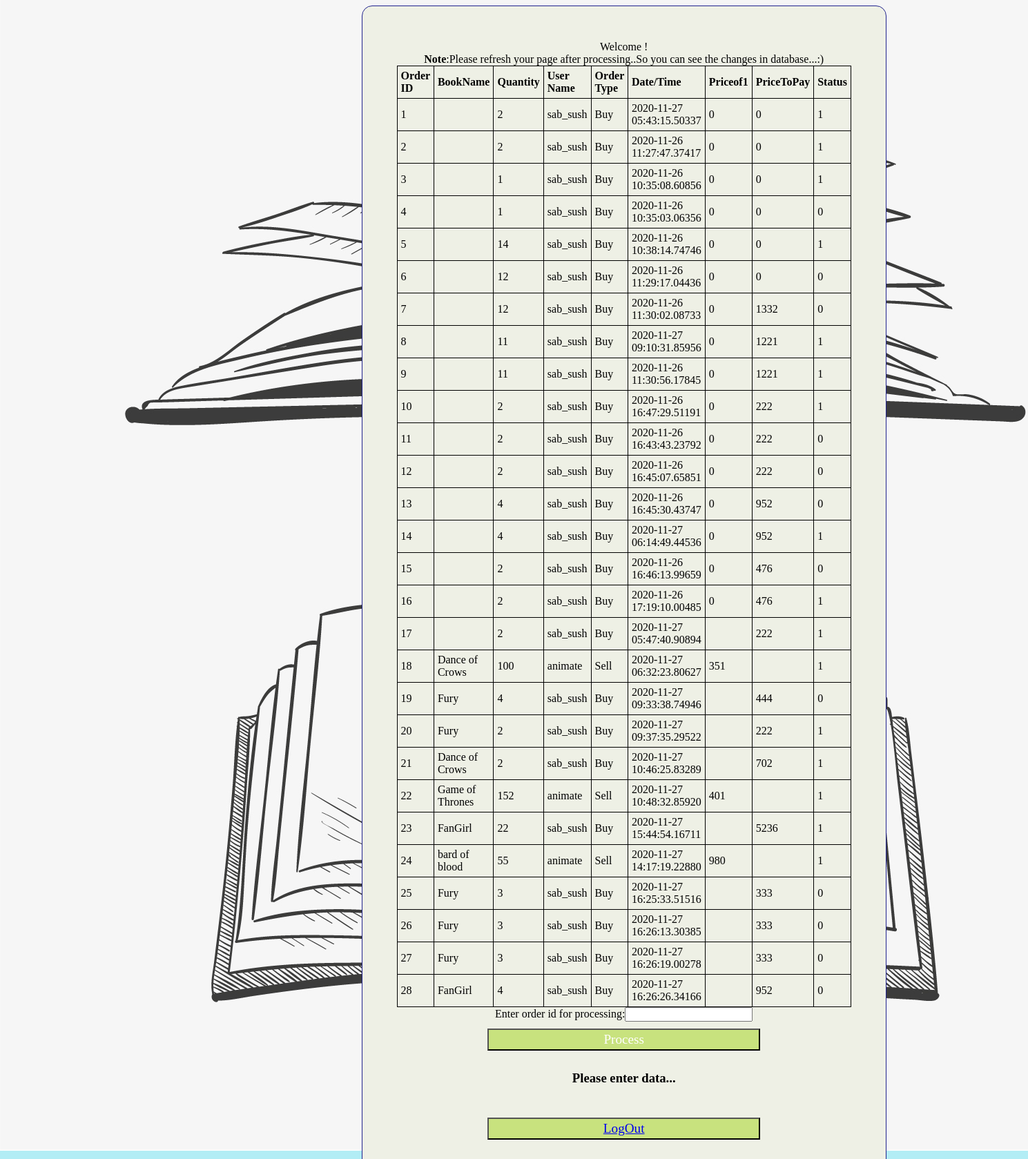
/merchant.php, run on the app's committed database.
### tables this page shows
CREATE TABLE `orders` (
  `orderID` int(11) NOT NULL,
  `book_id` int(5) DEFAULT NULL,
  `book_name` varchar(30) DEFAULT NULL,
  `quantity` int(11) NOT NULL DEFAULT 1,
  `user_name` varchar(45) NOT NULL,
  `order_type` varchar(10) NOT NULL,
  `order_date` timestamp(5) NOT NULL DEFAULT current_timestamp(5) ON UPDATE current_timestamp(5),
  `order_status` int(1) NOT NULL DEFAULT 0,
  `priceof1` float DEFAULT NULL,
  `pricetopay` float DEFAULT NULL
);

### functions.php (the view, shortened to what this page needs)
<html>
<head>
</head>
<body>
            <?php
            function display_orders($conn){
                $sql = "SELECT * FROM orders ";
                $result = $conn->query($sql);
                if (isset($result->num_rows) && $result->num_rows >0) {
                    echo "<table> <tr> <th>Order ID</th> <th>BookName</th> <th>Quantity</th> <th>User Name</th> <th>Order Type</th> <th>Date/Time</th> <th>Priceof1</th> <th>PriceToPay</th> <th>Status</th> </tr>";
                    while($row = $result->fetch_assoc()) {
                        echo "<tr><td>".$row["orderID"]."</td><td>".$row["book_name"]."</td><td>".$row["quantity"]."</td> <td>".$row["user_name"]."</td> <td>".$row["order_type"]."</td> <td>".$row["order_date"]."</td><td>".$row['priceof1']."</td><td>".$row['pricetopay']."</td><td>".$row["order_status"]."</td></tr>";
                    }
                    echo "</table>";
                }
                else {
                    echo "<table> <tr> <th>Order ID</th> <th>BookName</th> <th>Quantity</th> <th>User Name</th> <th>Order Type</th> <th>Date/Time</th> <th>Status</th> </tr>";
                }
            }
            function manage_orders($conn,$user){
                echo "Welcome ".$user." !<br>";
                echo "<b>Note</b>:Please refresh your page after processing..So you can see the changes in database...:)";
                display_orders($conn);
                ?>
                <form method=post>
                    Enter order id for processing:<input type=text name=order_process><br>
                    <input type=submit value=Process id='btn'>
                </form>
                <?php
                    if (isset($_POST['order_process']) && array_key_exists('order_process',$_POST)){
                        $order_id=$_POST['order_process'];
                        $order_id=test_input($order_id);
                        if($order_id=="" && isset($_POST['order_process'])){
                            echo "Please enter something...";
                            return;
                        }
                        $check_order_process="SELECT * FROM orders where orderID=$order_id";
                        $result_check=$conn->query($check_order_process) or die($conn->error);
                        $order_is_processed_or_not=$result_check->fetch_assoc();
                        $is_order_processed=$order_is_processed_or_not['order_status'];
                        if($is_order_processed=="1"){
                            echo "<h2>Order Already processed!!!</h2>";
                            return;
                        }else{
                            $order_process_query = "UPDATE orders SET order_status=1 where orderID=$order_id";
                            $conn->query($order_process_query);
                            $conn->commit();
                        }
                        $order_type_query = "SELECT * from orders";
                        $order_type=$conn->query($order_type_query);
                        while ($row=$order_type->fetch_assoc()){
                            if($row['orderID']==$order_id ){
                                if($row['order_type']=="Buy"){
                                    $book_name=$row['book_name'];
                                    $select_book_info="SELECT * from books where book_name='$book_name';";
                                    $book_res=$conn->query($select_book_info);
                                    $book_info=$book_res->fetch_assoc();
                                    $quantity_in_books=$book_info['book_qty'];
                                    $quantity_in_orders=$row['quantity'];
                                    $remaining_books=(int)($quantity_in_books-$quantity_in_orders );
                                    if($remaining_books == 0){
                                        delete_book($conn,$book_id);
                                    }
                                    else{
                                        $update_quant_query="UPDATE books SET book_qty=$remaining_books WHERE book_name='$book_name'";
                                        $conn->query($update_quant_query);
                                        $conn->commit();
                                    }
                                }
                                elseif($row['order_type']=="Sell"){
                                    $book_name=$row['book_name'];
                                    $quantity=$row['quantity'];
                                    $priceof1=$row['priceof1'];
                                    add_book($conn,$book_name,$quantity,$priceof1);
                                }
                            }
                        }
                        echo "Note:Order processed...Please refresh!";
                        return true;
                    }
                    else{
                        echo "<h3>Please enter data...</h3>";
                        return;
                    }
            }
        ?>
</body>
</html>

### styles.css (style rules this page uses)
body { background-color: rgb(178, 237, 245); background-image: url("bookkart4.jpg"); background-repeat:no-repeat; height:100%; background-size:auto; align-items: center; }
#btn { background-color:rgb(200, 226, 126); color: rgb(255, 254, 254); padding: 3px; margin: 10px; font-size: larger; width: 60%; font-family: Georgia, 'Times New Roman', Times, serif; }

### functions.php (style rules this page uses)
table,th,td { border: 1px solid black; border-collapse: collapse; padding: 5px; text-align: left; }

### data on the page
orders: orderID "1", quantity "2", user_name "sab_sush", order_type "Buy", order_date "2020-11-27 05:43:15.50337", priceof1 "0", pricetopay "0", order_status "1"
orders: orderID "2", quantity "2", user_name "sab_sush", order_type "Buy", order_date "2020-11-26 11:27:47.37417", priceof1 "0", pricetopay "0", order_status "1"
orders: orderID "3", quantity "1", user_name "sab_sush", order_type "Buy", order_date "2020-11-26 10:35:08.60856", priceof1 "0", pricetopay "0", order_status "1"
orders: orderID "4", quantity "1", user_name "sab_sush", order_type "Buy", order_date "2020-11-26 10:35:03.06356", priceof1 "0", pricetopay "0", order_status "0"
orders: orderID "5", quantity "14", user_name "sab_sush", order_type "Buy", order_date "2020-11-26 10:38:14.74746", priceof1 "0", pricetopay "0", order_status "1"
orders: orderID "6", quantity "12", user_name "sab_sush", order_type "Buy", order_date "2020-11-26 11:29:17.04436", priceof1 "0", pricetopay "0", order_status "0"
orders: orderID "7", quantity "12", user_name "sab_sush", order_type "Buy", order_date "2020-11-26 11:30:02.08733", priceof1 "0", pricetopay "1332", order_status "0"
orders: orderID "8", quantity "11", user_name "sab_sush", order_type "Buy", order_date "2020-11-27 09:10:31.85956", priceof1 "0", pricetopay "1221", order_status "1"
orders: orderID "9", quantity "11", user_name "sab_sush", order_type "Buy", order_date "2020-11-26 11:30:56.17845", priceof1 "0", pricetopay "1221", order_status "1"
orders: orderID "10", quantity "2", user_name "sab_sush", order_type "Buy", order_date "2020-11-26 16:47:29.51191", priceof1 "0", pricetopay "222", order_status "1"
orders: orderID "11", quantity "2", user_name "sab_sush", order_type "Buy", order_date "2020-11-26 16:43:43.23792", priceof1 "0", pricetopay "222", order_status "0"
orders: orderID "12", quantity "2", user_name "sab_sush", order_type "Buy", order_date "2020-11-26 16:45:07.65851", priceof1 "0", pricetopay "222", order_status "0"
orders: orderID "13", quantity "4", user_name "sab_sush", order_type "Buy", order_date "2020-11-26 16:45:30.43747", priceof1 "0", pricetopay "952", order_status "0"
orders: orderID "14", quantity "4", user_name "sab_sush", order_type "Buy", order_date "2020-11-27 06:14:49.44536", priceof1 "0", pricetopay "952", order_status "1"
orders: orderID "15", quantity "2", user_name "sab_sush", order_type "Buy", order_date "2020-11-26 16:46:13.99659", priceof1 "0", pricetopay "476", order_status "0"
orders: orderID "16", quantity "2", user_name "sab_sush", order_type "Buy", order_date "2020-11-26 17:19:10.00485", priceof1 "0", pricetopay "476", order_status "1"
orders: orderID "17", quantity "2", user_name "sab_sush", order_type "Buy", order_date "2020-11-27 05:47:40.90894", pricetopay "222", order_status "1"
orders: orderID "18", book_name "Dance of Crows", quantity "100", user_name "animate", order_type "Sell", order_date "2020-11-27 06:32:23.80627", priceof1 "351", order_status "1"
orders: orderID "19", book_name "Fury", quantity "4", user_name "sab_sush", order_type "Buy", order_date "2020-11-27 09:33:38.74946", pricetopay "444", order_status "0"
orders: orderID "20", book_name "Fury", quantity "2", user_name "sab_sush", order_type "Buy", order_date "2020-11-27 09:37:35.29522", pricetopay "222", order_status "1"
orders: orderID "21", book_name "Dance of Crows", quantity "2", user_name "sab_sush", order_type "Buy", order_date "2020-11-27 10:46:25.83289", pricetopay "702", order_status "1"
orders: orderID "22", book_name "Game of Thrones", quantity "152", user_name "animate", order_type "Sell", order_date "2020-11-27 10:48:32.85920", priceof1 "401", order_status "1"
orders: orderID "23", book_name "FanGirl", quantity "22", user_name "sab_sush", order_type "Buy", order_date "2020-11-27 15:44:54.16711", pricetopay "5236", order_status "1"
orders: orderID "24", book_name "bard of blood", quantity "55", user_name "animate", order_type "Sell", order_date "2020-11-27 14:17:19.22880", priceof1 "980", order_status "1"
orders: orderID "25", book_name "Fury", quantity "3", user_name "sab_sush", order_type "Buy", order_date "2020-11-27 16:25:33.51516", pricetopay "333", order_status "0"
orders: orderID "26", book_name "Fury", quantity "3", user_name "sab_sush", order_type "Buy", order_date "2020-11-27 16:26:13.30385", pricetopay "333", order_status "0"
orders: orderID "27", book_name "Fury", quantity "3", user_name "sab_sush", order_type "Buy", order_date "2020-11-27 16:26:19.00278", pricetopay "333", order_status "0"
orders: orderID "28", book_name "FanGirl", quantity "4", user_name "sab_sush", order_type "Buy", order_date "2020-11-27 16:26:26.34166", pricetopay "952", order_status "0"
